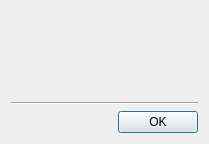
<?xml version="1.0" encoding="UTF-8"?>
<ui version="4.0">
 <class>tt3::gui::ManageActivityTypesDialog</class>
 <widget class="QDialog" name="tt3::gui::ManageActivityTypesDialog">
  <property name="geometry">
   <rect>
    <x>0</x>
    <y>0</y>
    <width>209</width>
    <height>144</height>
   </rect>
  </property>
  <property name="windowTitle">
   <string>Manage activity types</string>
  </property>
  <property name="windowIcon">
   <iconset resource="tt3-gui.qrc">
    <normaloff>:/tt3-gui/Resources/Images/Objects/ActivityTypeLarge.png</normaloff>:/tt3-gui/Resources/Images/Objects/ActivityTypeLarge.png</iconset>
  </property>
  <layout class="QGridLayout" name="gridLayout">
   <item row="0" column="0">
    <widget class="QWidget" name="managerPanel" native="true"/>
   </item>
   <item row="1" column="0">
    <widget class="Line" name="line">
     <property name="orientation">
      <enum>Qt::Orientation::Horizontal</enum>
     </property>
    </widget>
   </item>
   <item row="2" column="0">
    <widget class="QDialogButtonBox" name="buttonBox">
     <property name="orientation">
      <enum>Qt::Orientation::Horizontal</enum>
     </property>
     <property name="standardButtons">
      <set>QDialogButtonBox::StandardButton::Ok</set>
     </property>
    </widget>
   </item>
  </layout>
 </widget>
 <resources>
  <include location="tt3-gui.qrc"/>
 </resources>
 <connections>
  <connection>
   <sender>buttonBox</sender>
   <signal>accepted()</signal>
   <receiver>tt3::gui::ManageActivityTypesDialog</receiver>
   <slot>accept()</slot>
   <hints>
    <hint type="sourcelabel">
     <x>248</x>
     <y>254</y>
    </hint>
    <hint type="destinationlabel">
     <x>157</x>
     <y>274</y>
    </hint>
   </hints>
  </connection>
  <connection>
   <sender>buttonBox</sender>
   <signal>rejected()</signal>
   <receiver>tt3::gui::ManageActivityTypesDialog</receiver>
   <slot>reject()</slot>
   <hints>
    <hint type="sourcelabel">
     <x>316</x>
     <y>260</y>
    </hint>
    <hint type="destinationlabel">
     <x>286</x>
     <y>274</y>
    </hint>
   </hints>
  </connection>
 </connections>
</ui>
